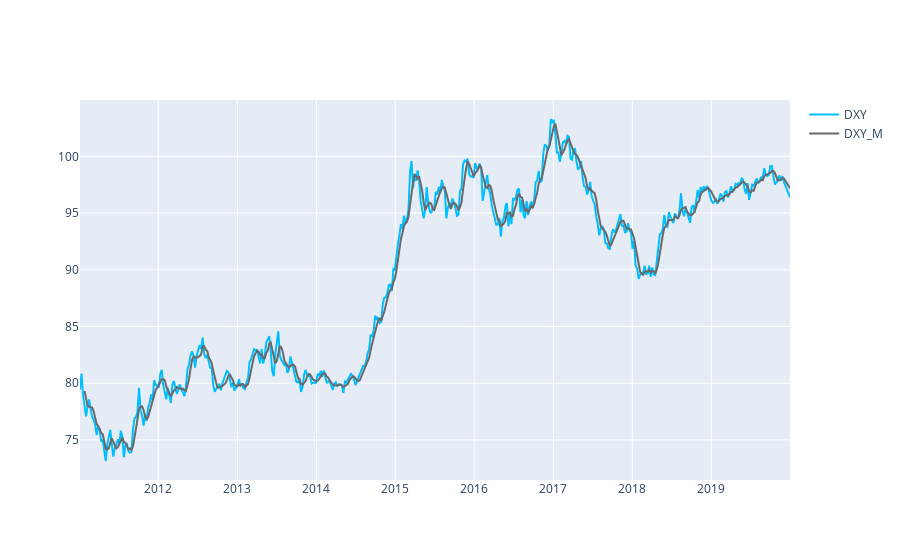

The code cell stored with this chart in its notebook:
### Code cell
fig = go.Figure()
fig.add_trace(go.Scatter(x=USD_agg.Date, y=USD_agg['Close'], name="DXY", line_color='deepskyblue'))
fig.add_trace(go.Scatter(x=USD_agg.Date, y=USD_agg['Close_Avg'], name="DXY_M", line_color='dimgrey'))
fig.show()

### Figure 1 — Plotly figure (JSON) as saved in the notebook; plotly's stock layout.template omitted (floating-point values rounded to 4 significant figures; data arrays with more than 128 entries replaced by an {"elided": "..."} marker saying what was removed)
{"data": [{"line": {"color": "deepskyblue"}, "name": "DXY", "type": "scatter", "x": {"elided": "462 str values"}, "y": {"elided": "462 float values"}}, {"line": {"color": "dimgrey"}, "name": "DXY_M", "type": "scatter", "x": {"elided": "462 str values"}, "y": {"elided": "462 float values"}}], "layout": {}}
